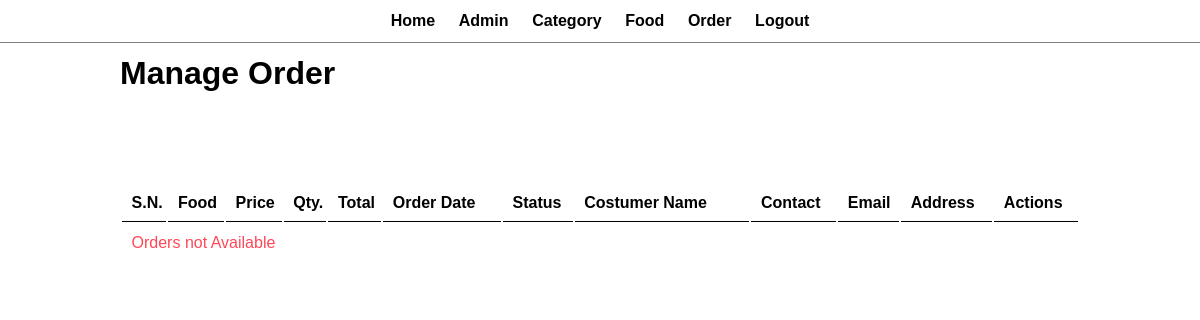
/admin/manage-order.php (signed in), run on an earlier commit of the app's database.
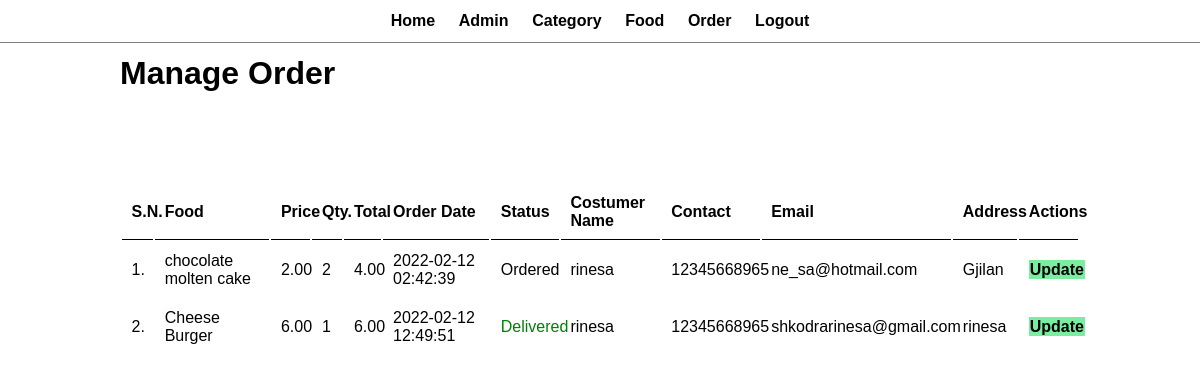
And on a later commit of the database.
### tables this page shows
CREATE TABLE `tbl_order` (
  `id` int(10) UNSIGNED NOT NULL,
  `food` varchar(150) NOT NULL,
  `price` decimal(10,2) NOT NULL,
  `qty` int(11) NOT NULL,
  `total` decimal(10,2) NOT NULL,
  `order_date` datetime NOT NULL,
  `status` varchar(50) NOT NULL,
  `costumer_name` varchar(150) NOT NULL,
  `costumer_contact` varchar(20) NOT NULL,
  `costumer_email` varchar(150) NOT NULL,
  `costumer_address` varchar(255) NOT NULL
);

### admin/manage-order.php (the view, shortened to what this page needs)
<?php include('partials/menu.php'); ?>
<div class="main-content">
    <div class="wrapper">
        <h1>Manage Order</h1>
                <br /><br /><br />
                <br><br>
                <table class="tbl-full">
                    <tr>
                        <th>S.N.</th>
                        <th>Food</th>
                        <th>Price</th>
                        <th>Qty.</th>
                        <th>Total</th>
                        <th>Order Date</th>
                        <th>Status</th>
                        <th>Costumer Name</th>
                        <th>Contact</th>
                        <th>Email</th>
                        <th>Address</th>
                        <th>Actions</th>
                    </tr>
                    <?php
                        $sql = "SELECT * FROM tbl_order ORDER BY id DESC";
                        $res = mysqli_query($conn, $sql);
                        $count = mysqli_num_rows($res);
                        $sn = 1;
                        if($count>0)
                        {
                            while($row=mysqli_fetch_assoc($res))
                            {
                                $id = $row['id'];
                                $food = $row['food'];
                                $price = $row['price'];
                                $qty = $row['qty'];
                                $total = $row['total'];
                                $order_date = $row['order_date'];
                                $status = $row['status'];
                                $costumer_name = $row['costumer_name'];
                                $costumer_contact = $row['costumer_contact'];
                                $costumer_email = $row['costumer_email'];
                                $costumer_address = $row['costumer_address'];
                                ?>
                                    <tr>
                                        <td><?php echo $sn++; ?>. </td>
                                        <td><?php echo $food; ?></td>
                                        <td><?php echo $price; ?></td>
                                        <td><?php echo $qty; ?></td>
                                        <td><?php echo $total; ?></td>
                                        <td><?php echo $order_date; ?></td>
                                        <td>
                                            <?php
                                                if($status=="Ordered")
                                                {
                                                    echo "<label>$status</label>";
                                                }
                                                elseif($status=="On Delivery")
                                                {
                                                    echo "<label style='color: orange;'>$status</label>";
                                                }
                                                elseif($status=="Delivered")
                                                {
                                                    echo "<label style='color: green;'>$status</label>";
                                                }
                                                elseif($status=="Cancelled")
                                                {
                                                    echo "<label style='color: red;'>$status</label>";
                                                }
                                            ?>
                                        </td>
                                        <td><?php echo $costumer_name; ?></td>
                                        <td><?php echo $costumer_contact; ?></td>
                                        <td><?php echo $costumer_email; ?></td>
                                        <td><?php echo $costumer_address; ?></td>
                                        <td>
                                            <a href="<?php echo SITEURL; ?>admin/update-order.php?id=<?php echo $id; ?>" class="btn-secondary">Update </a>
                                        </td>
                                    </tr>
                                <?php
                            }
                        }
                        else
                        {
                            echo "<tr><td colspan='12' class='error'>Orders not Available</td></tr>";
                        }
                    ?>
                </table>
    </div>
</div>

### admin/partials/menu.php (shortened to what this page needs)
<html>
<head> <title> Taste Of Rome </title>
<link href="../CSS/admin.css" rel="stylesheet">
</head>
   <body>
       <div class="menu text-center">
          <div class ="wrapper">
               <ul>
                  <li><a href ="index.php">Home </a> </li>
                 <li><a href ="manage-admin.php">Admin </a> </li>
                 <li><a href ="manage-category.php">Category </a> </li>
                 <li><a href ="manage-food.php">Food </a> </li>
                 <li><a href ="manage-order.php">Order</a> </li>
                 <li><a href ="logout.php">Logout</a> </li>
              </ul>
           </div>
      </div>
</body>
      </html>

### CSS/admin.css (style rules this page uses)
* { margin: 0; padding: 0; font-family: Arial, Helvetica, sans-serif; }
.wrapper { padding: 1%; width: 80%; margin: 0 auto; color: black; }
.text-center { text-align: center; }
.tbl-full { width: 100%; }
table tr th { border-bottom: 1px solid black; padding: 1%; text-align: left; }
table tr td { padding: 1%; }
.btn-secondary { background-color: #7bed9f; padding: 2%; color: black; text-decoration: none; font-weight: bold; }
.menu { border-bottom: 1px solid grey; }
.menu ul { list-style-type: none; }
.menu ul li { display: inline; padding: 1%; }
.menu ul li a { text-decoration: none; font-weight: bold; color: black; }
.error { color: #ff4757; }

What changed in the data, as far as the page shows it:
added tbl_order: food "chocolate molten cake", price "2.00", qty "2", total "4.00", order_date "2022-02-12 02:42:39", status "Ordered", costumer_name "rinesa", costumer_contact "12345668965", costumer_email "ne_sa@hotmail.com", costumer_address "Gjilan"
added tbl_order: food "Cheese Burger", price "6.00", qty "1", total "6.00", order_date "2022-02-12 12:49:51", status "Delivered", costumer_name "rinesa", costumer_contact "12345668965", costumer_email "shkodrarinesa@gmail.com", costumer_address "rinesa"
Also different on the page:
text no longer shown: "Orders not Available"
